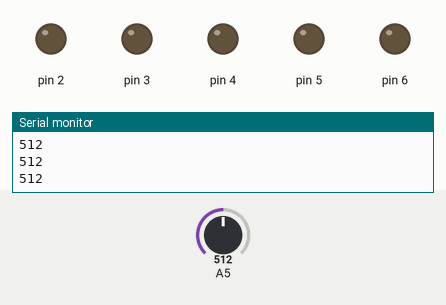
Simulated run of this sketch. Board: Arduino Uno, built with avr-gcc and run on an emulated ATmega328P. On the bench: output pins drawn as LEDs (lit = HIGH), the last lines printed to the serial monitor. The test bench sets the inputs (shaded band); at power-on: A5 = 512.

Above: at 1.2 s.
1.3 s: A5 set to 1004
2.8 s: A5 set to 1023
At 3.1 s:
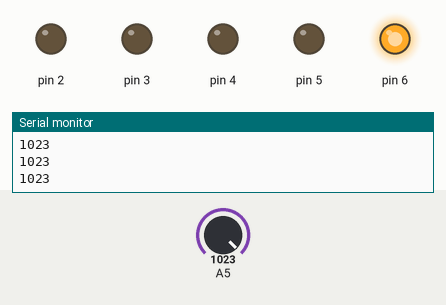
4.3 s: A5 set to 511
At 5.5 s:
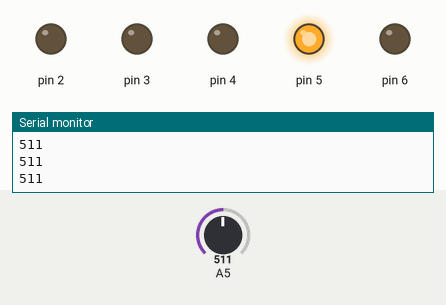
5.8 s: A5 set to 306
At 6.9 s:
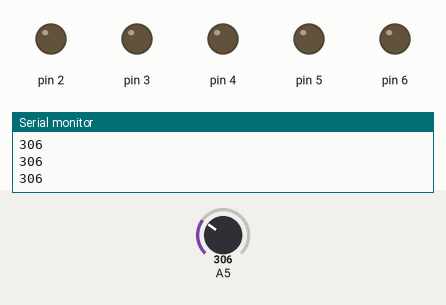
Timing chart, 0 to 8.3 s (numbered marks = the images above; inputs shaded):
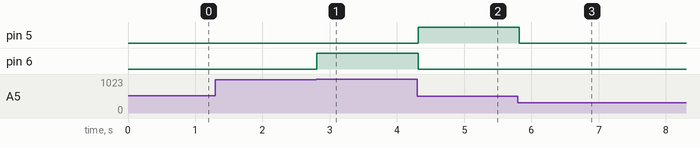

Measured:
- the behaviour switches between 1022 and 1023 on A5 (found by bisection; images 0 and 1)
- after the input at 2.8 s, pin 6: LOW → HIGH at once
- after the input at 4.3 s, pin 5: LOW → HIGH at once; pin 6: HIGH → LOW at once
- after the input at 5.8 s, pin 5: HIGH → LOW at once

The sketch:

codigo.ino
```cpp
void setup()
{
  Serial.begin(9600);
  pinMode(2, OUTPUT);
  pinMode(3, OUTPUT);
  pinMode(4, OUTPUT);
  pinMode(5, OUTPUT);
  pinMode(6, OUTPUT);
}

void loop()
{
long tecladoA5=0;
tecladoA5 =analogRead(A5);
  if(tecladoA5 == 205){
       digitalWrite(2, HIGH);
  }else{
   digitalWrite(2, LOW);
  }
  if(tecladoA5 == 256){
       digitalWrite(3, HIGH);
  }else{
   digitalWrite(3, LOW);
  }
  if(tecladoA5 == 341){
       digitalWrite(4, HIGH);
  }else{
   digitalWrite(4, LOW);
  }
  if(tecladoA5 == 511){
       digitalWrite(5, HIGH);
  }else{
   digitalWrite(5, LOW);
  }
  if(tecladoA5 == 1023){
       digitalWrite(6, HIGH);
  }else{
   digitalWrite(6, LOW);
  }

Serial.println(tecladoA5);
delay(100);
}
```
